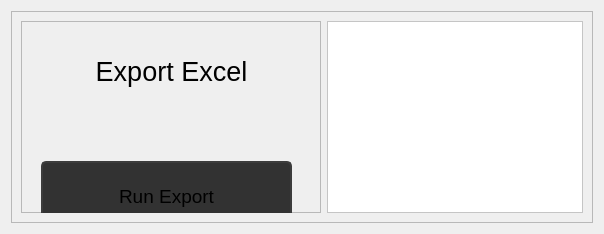
                  <widget class="QWidget" name="page_expor">
                   <layout class="QVBoxLayout" name="verticalLayout_7">
                    <item>
                     <widget class="QFrame" name="frame_export">
                      <property name="frameShape">
                       <enum>QFrame::StyledPanel</enum>
                      </property>
                      <property name="frameShadow">
                       <enum>QFrame::Raised</enum>
                      </property>
                      <layout class="QHBoxLayout" name="horizontalLayout_18">
                       <item>
                        <widget class="QFrame" name="frame_export2">
                         <property name="minimumSize">
                          <size>
                           <width>300</width>
                           <height>0</height>
                          </size>
                         </property>
                         <property name="frameShape">
                          <enum>QFrame::StyledPanel</enum>
                         </property>
                         <property name="frameShadow">
                          <enum>QFrame::Raised</enum>
                         </property>
                         <widget class="QLabel" name="label_export">
                          <property name="geometry">
                           <rect>
                            <x>0</x>
                            <y>0</y>
                            <width>301</width>
                            <height>101</height>
                           </rect>
                          </property>
                          <property name="font">
                           <font>
                            <pointsize>20</pointsize>
                           </font>
                          </property>
                          <property name="text">
                           <string>Export Excel</string>
                          </property>
                          <property name="alignment">
                           <set>Qt::AlignCenter</set>
                          </property>
                         </widget>
                         <widget class="QPushButton" name="btn_runExport">
                          <property name="geometry">
                           <rect>
                            <x>20</x>
                            <y>140</y>
                            <width>251</width>
                            <height>71</height>
                           </rect>
                          </property>
                          <property name="font">
                           <font>
                            <pointsize>14</pointsize>
                           </font>
                          </property>
                          <property name="styleSheet">
                           <string notr="true">QPushButton {	
	background-color: rgb(50, 50, 50);
	border: 2px solid rgb(60, 60, 60);
	border-radius: 5px;
}
QPushButton:hover {	
	background-color: rgb(60, 60, 60);
	border: 2px solid rgb(70, 70, 70);
}
QPushButton:pressed {	
	background-color: rgb(250, 230, 0);
	border: 2px solid rgb(255, 165, 24);	
	color: rgb(35, 35, 35);
}</string>
                          </property>
                          <property name="text">
                           <string>Run Export</string>
                          </property>
                         </widget>
                        </widget>
                       </item>
                       <item>
                        <widget class="QTableWidget" name="tableWidget_Export">
                         <property name="styleSheet">
                          <string notr="true">QTableWidget{
background-color: rgb(255, 255, 255);
color: black;
}
QTableWidget:focus {
	border: 2px solid rgb(255, 207, 0);

	color: black;
}
</string>
                         </property>
                        </widget>
                       </item>
                      </layout>
                     </widget>
                    </item>
                   </layout>
                  </widget>
